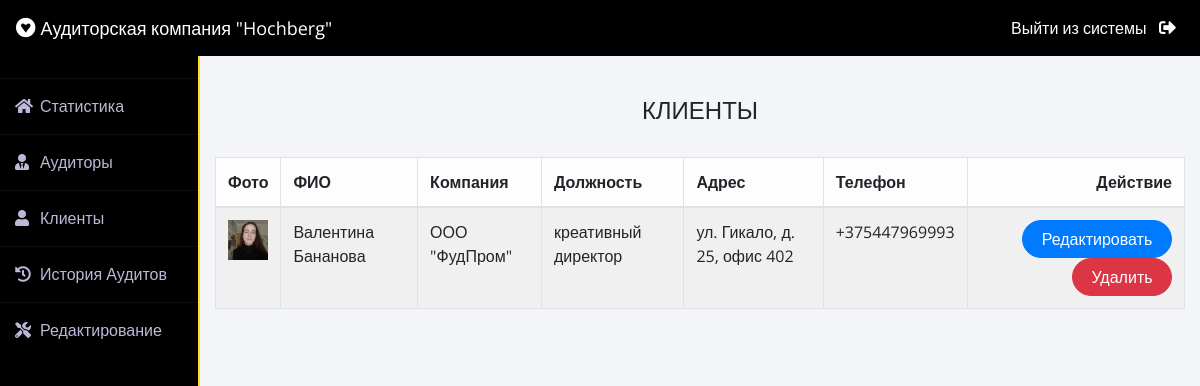
Screenshot of /admin-client (signed in) with the database file from the repository.
### client/models.py (models this page shows, shortened)
class Client(models.Model):
    user=models.OneToOneField(User,on_delete=models.CASCADE)
    profile_pic= models.ImageField(upload_to='profile_pic/Client/',null=True,blank=True)
    company=models.CharField(max_length=100)
    job=models.CharField(max_length=50)
    address = models.CharField(max_length=40)
    mobile = models.CharField(max_length=20,null=False)
    @property
    def get_name(self):
        return self.user.first_name+" "+self.user.last_name

### docs/views.py (the view)
# urls.py: path('admin-client', views.admin_client_view,name='admin-client'),
@login_required(login_url='adminlogin')
def admin_client_view(request):
    clients=pmodels.Client.objects.all()
    return render(request,'docs/admin_client.html',{'clients':clients})

### templates/docs/admin_client.html
{% extends 'docs/adminbase.html' %}
{% block content %}
{% load widget_tweaks %}
{%load static%}
<br><br>
<div class="container">
    <H4 class="text-center">КЛИЕНТЫ</H4><br>
    <table class="table table-light table-hover table-bordered table-striped">
        <thead>
            <tr>
                <th scope="col">Фото</th>
                <th scope="col">ФИО</th>
                <th scope="col">Компания</th>
                <th scope="col">Должность</th>
                <th scope="col">Адрес</th>
                <th scope="col">Телефон</th>
                <th class="text-right">Действие</th>
            </tr>
        </thead>
        <tbody>
            {% for t in clients %}
            <tr>
                <td> <img src="{% static t.profile_pic.url %}" alt="Profile Pic" height="40px" width="40px" /></td>
                <td> {{t.get_name}}</td>
                <td>{{t.company}}</td>
                <td>{{t.job}}</td>
                <td>{{t.address}}</td>
                <td>+375{{t.mobile}}</td>
                <td class="text-right">
                    <button class="btn btn-primary badge-pill" style="width: 150px;"><a  style="text-decoration: none;color: white;" href="{% url 'update-client' t.id  %}">Редактировать </a></button>
                    <button class="btn btn-danger badge-pill" style="width: 100px;"><a  style="text-decoration: none;color: white;" href="{% url 'delete-client' t.id  %}">Удалить</a> </button>
                </td>
            </tr>
            {% endfor %}
        </tbody>
    </table>
</div>
{% endblock content %}

### templates/docs/adminbase.html (style rules this page uses)
* { margin: 0; padding: 0; box-sizing: border-box; list-style: none; text-decoration: none; font-family: 'Open Sans', sans-serif; }
body { background-color: #f3f5f9; }

### rows the page displays
Client: profile_pic (picture), get_name "Валентина Бананова", company "ООО \"ФудПром\"", job "креативный директор", address "ул. Гикало, д. 25, офис 402", mobile "447969993"
